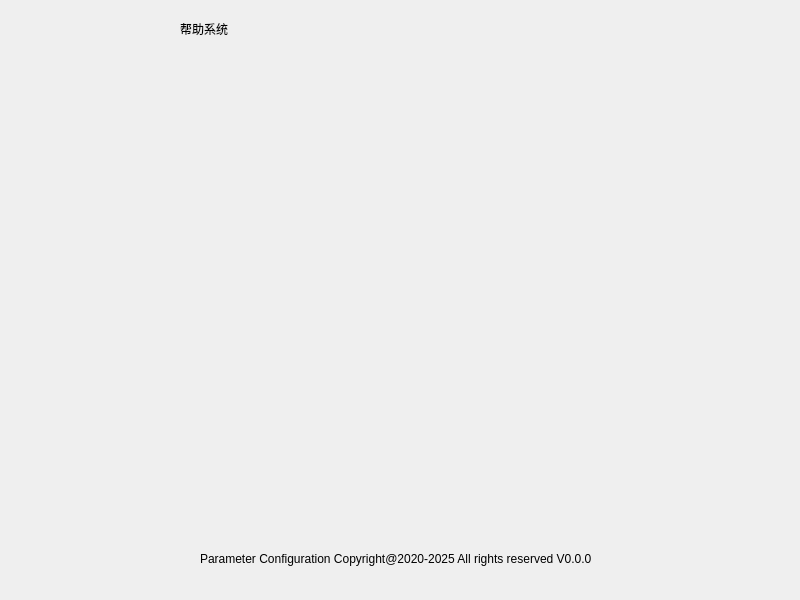
<?xml version="1.0" encoding="UTF-8"?>
<ui version="4.0">
 <class>CHelpWid</class>
 <widget class="QMainWindow" name="CHelpWid">
  <property name="geometry">
   <rect>
    <x>0</x>
    <y>0</y>
    <width>800</width>
    <height>600</height>
   </rect>
  </property>
  <property name="windowTitle">
   <string>MainWindow</string>
  </property>
  <widget class="QWidget" name="centralwidget">
   <widget class="QLabel" name="label_title">
    <property name="geometry">
     <rect>
      <x>180</x>
      <y>20</y>
      <width>241</width>
      <height>17</height>
     </rect>
    </property>
    <property name="text">
     <string>帮助系统</string>
    </property>
   </widget>
   <widget class="QLabel" name="label_copyright">
    <property name="geometry">
     <rect>
      <x>200</x>
      <y>550</y>
      <width>511</width>
      <height>17</height>
     </rect>
    </property>
    <property name="text">
     <string>Parameter Configuration Copyright@2020-2025 All rights reserved V0.0.0</string>
    </property>
   </widget>
  </widget>
 </widget>
 <resources/>
 <connections/>
</ui>
